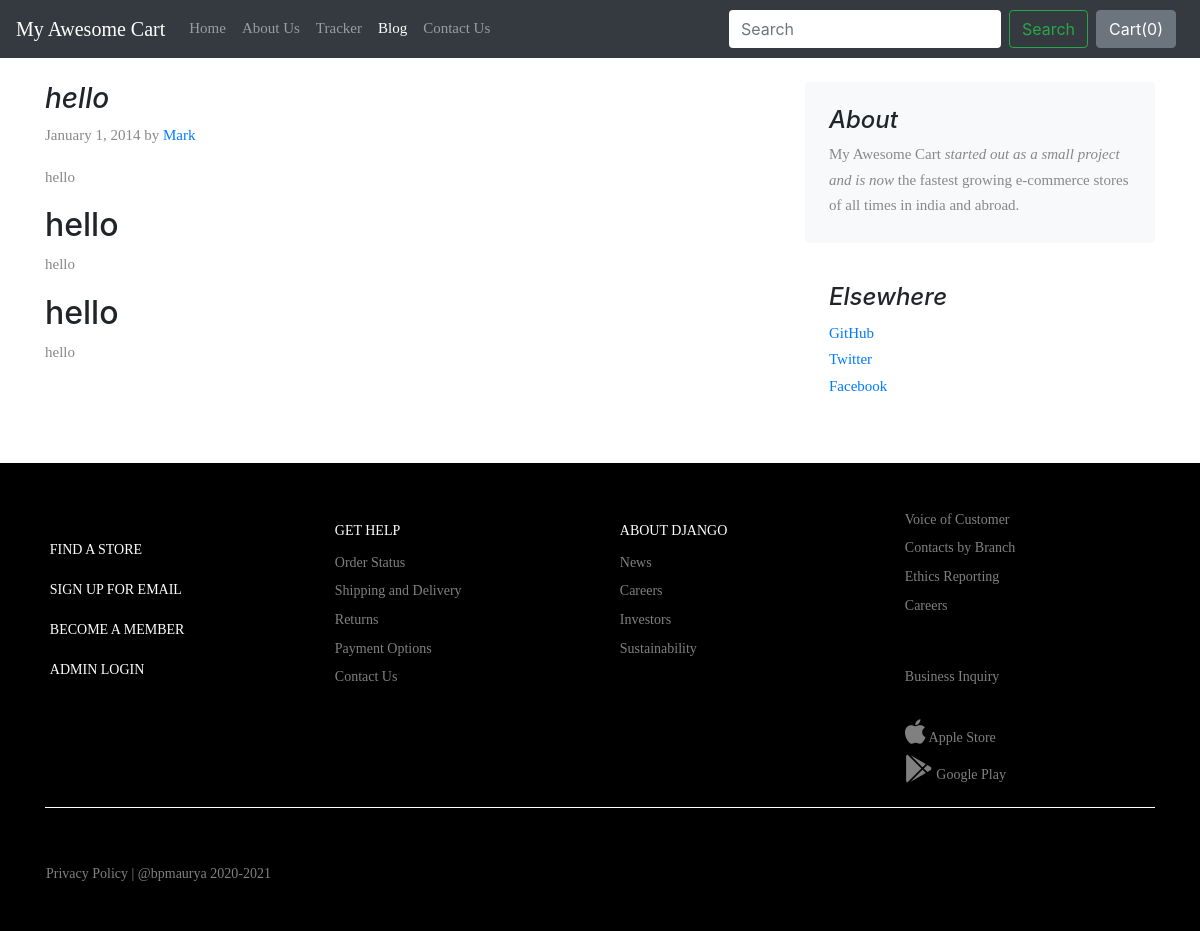
The page /blog/blogpost/1 on the database as committed earlier.
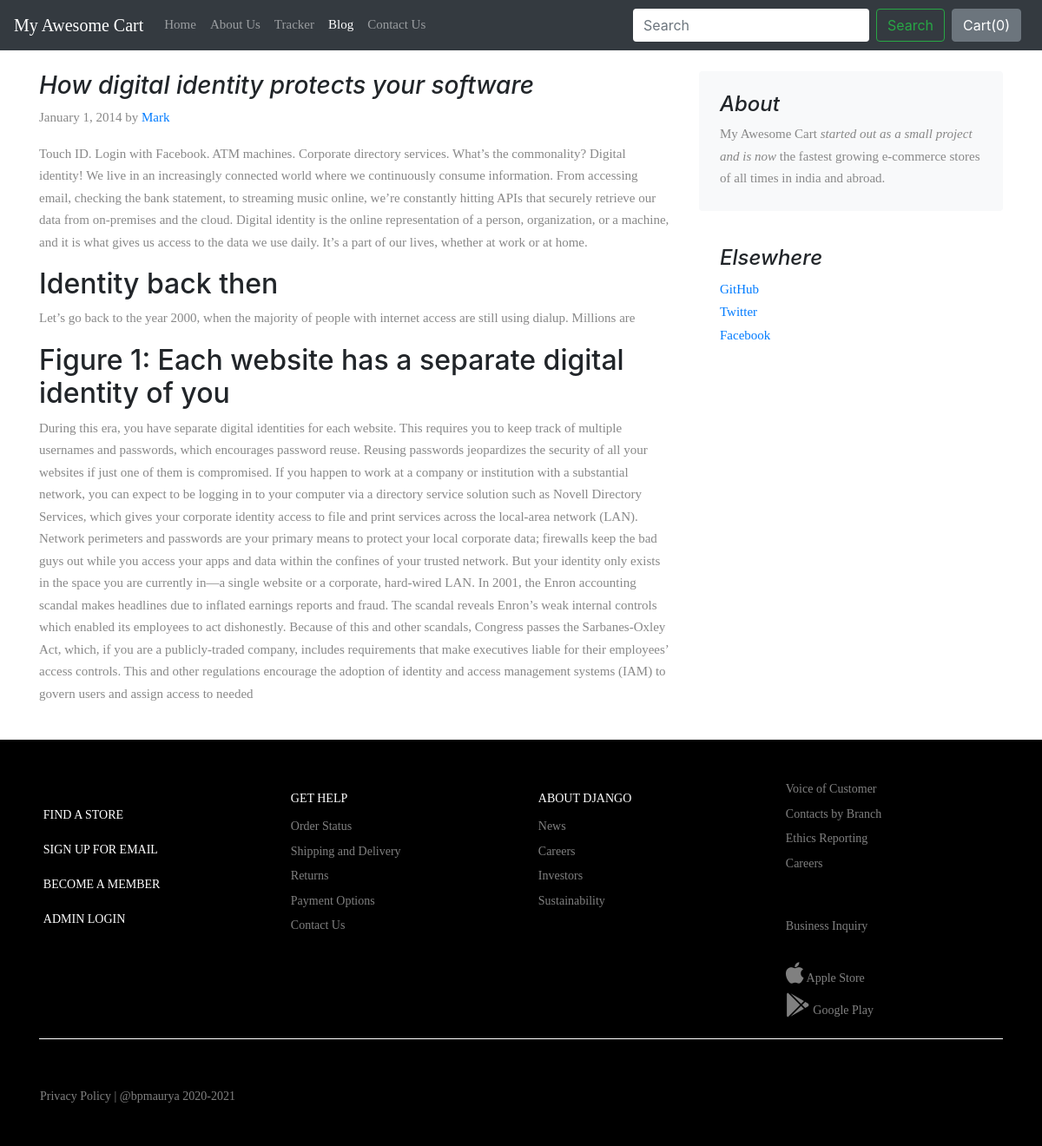
The same page on the database as committed later.
### blog/models.py (models this page shows)
class Blogpost(models.Model):
    post_id = models.AutoField(primary_key=True)
    title = models.CharField(max_length=50)
    head0 = models.CharField(max_length=500, default="")
    chead0 = models.CharField(max_length=5000, default="")
    head1 = models.CharField(max_length=500, default="")
    chead1 = models.CharField(max_length=5000, default="")
    head2 = models.CharField(max_length=500, default="")
    chead2 = models.CharField(max_length=5000, default="")
    pub_date = models.DateField()
    thumbnail = models.ImageField(upload_to='shop/images', default="")
    def __str__(self):
        return self.title

### blog/views.py (the view)
# urls.py: path("blogpost/<int:id>", views.blogpost, name="blogHome")
def blogpost(request ,id):
    post = Blogpost.objects.filter(post_id=id)[0]
    print(post)
    return render(request, 'blog/blogpost.html',
                  {'post':post})

### blog/templates/blog/blogpost.html (shortened to what this page needs)
{% extends 'blog/basic.html' %}
{% block body %}
<div class="container">
    <div class="row mt-4">
        <div class="col-md-8 blog-main">
            <h3 class="font-italic">
                {{post.title}}
            </h3>
            <div class="blog-post">
                <p class="blog-post-meta">January 1, 2014 by <a href="#">Mark</a></p>
                <p>{{post.chead0}}</p>
                <h2>{{post.head1}}</h2>
                <p>{{post.chead1}}</p>
                <h2>{{post.head2}}</h2>
                <p>{{post.chead2}}</p>
            </div>
        </div>
        <aside class="col-md-4 blog-sidebar">
            <div class="p-4 mb-3 bg-light rounded">
                <h4 class="font-italic">About</h4>
                <p class="mb-0">My Awesome Cart <em>started out as a small project and is now</em> the fastest growing e-commerce stores of all times in india and abroad.</p>
            </div>
            <div class="p-4">
                <h4 class="font-italic">Elsewhere</h4>
                <ol class="list-unstyled">
                    <li><a href="#">GitHub</a></li>
                    <li><a href="#">Twitter</a></li>
                    <li><a href="#">Facebook</a></li>
                </ol>
            </div>
        </aside>
    </div>
</div>
{% endblock %}

Rows that differ between the two databases and show on the page:
changed Blogpost: title "hello" → "How digital identity protects your software"; chead0 "hello" → "Touch ID. Login with Facebook. ATM machines. Corporate directory services. What’s the commonality? Digital identity! We live in an increasingly connected world where we continuously consume information. From accessing email, checking the bank statement, to streaming music online, we’re constantly hitting APIs that securely retrieve our data from on-premises and the cloud. Digital identity is the online representation of a person, organization, or a machine, and it is what gives us access to the data we use daily. It’s a part of our lives, whether at work or at home."; head1 "hello" → "Identity back then"; chead1 "hello" → "Let’s go back to the year 2000, when the majority of people with internet access are still using dialup. Millions are"; head2 "hello" → "Figure 1: Each website has a separate digital identity of you"; chead2 "hello" → "During this era, you have separate digital identities for each website. This requires you to keep track of multiple usernames and passwords, which encourages password reuse. Reusing passwords jeopardizes the security of all your websites if just one of them is compromised. If you happen to work at a company or institution with a substantial network, you can expect to be logging in to your computer via a directory service solution such as Novell Directory Services, which gives your corporate identity access to file and print services across the local-area network (LAN). Network perimeters and passwords are your primary means to protect your local corporate data; firewalls keep the bad guys…"
